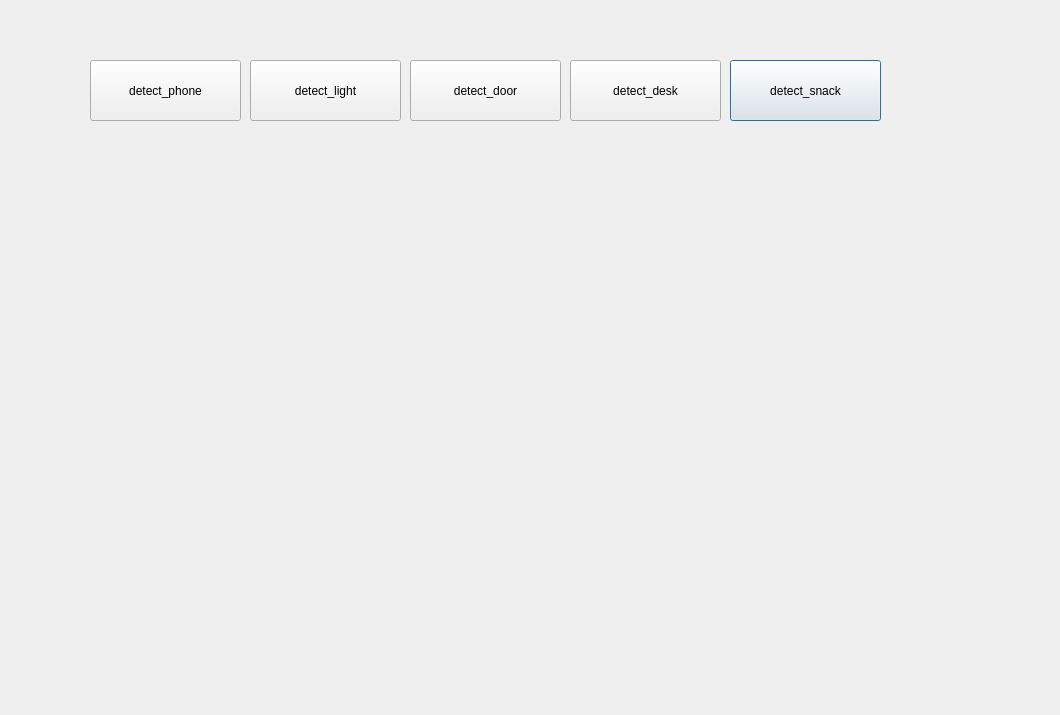
<?xml version="1.0" encoding="UTF-8"?>
<ui version="4.0">
 <class>Dialog</class>
 <widget class="QDialog" name="Dialog">
  <property name="geometry">
   <rect>
    <x>0</x>
    <y>0</y>
    <width>1060</width>
    <height>715</height>
   </rect>
  </property>
  <property name="windowTitle">
   <string>Dialog</string>
  </property>
  <widget class="QPushButton" name="detect_snack">
   <property name="geometry">
    <rect>
     <x>730</x>
     <y>60</y>
     <width>151</width>
     <height>61</height>
    </rect>
   </property>
   <property name="text">
    <string>detect_snack</string>
   </property>
  </widget>
  <widget class="QPushButton" name="detect_desk">
   <property name="geometry">
    <rect>
     <x>570</x>
     <y>60</y>
     <width>151</width>
     <height>61</height>
    </rect>
   </property>
   <property name="text">
    <string>detect_desk</string>
   </property>
  </widget>
  <widget class="QPushButton" name="detect_door">
   <property name="geometry">
    <rect>
     <x>410</x>
     <y>60</y>
     <width>151</width>
     <height>61</height>
    </rect>
   </property>
   <property name="text">
    <string>detect_door</string>
   </property>
  </widget>
  <widget class="QPushButton" name="detect_light">
   <property name="geometry">
    <rect>
     <x>250</x>
     <y>60</y>
     <width>151</width>
     <height>61</height>
    </rect>
   </property>
   <property name="text">
    <string>detect_light</string>
   </property>
  </widget>
  <widget class="QPushButton" name="detect_phone">
   <property name="geometry">
    <rect>
     <x>90</x>
     <y>60</y>
     <width>151</width>
     <height>61</height>
    </rect>
   </property>
   <property name="text">
    <string>detect_phone</string>
   </property>
  </widget>
  <widget class="QLabel" name="label">
   <property name="geometry">
    <rect>
     <x>90</x>
     <y>140</y>
     <width>791</width>
     <height>491</height>
    </rect>
   </property>
   <property name="text">
    <string/>
   </property>
  </widget>
 </widget>
 <resources/>
 <connections/>
</ui>
